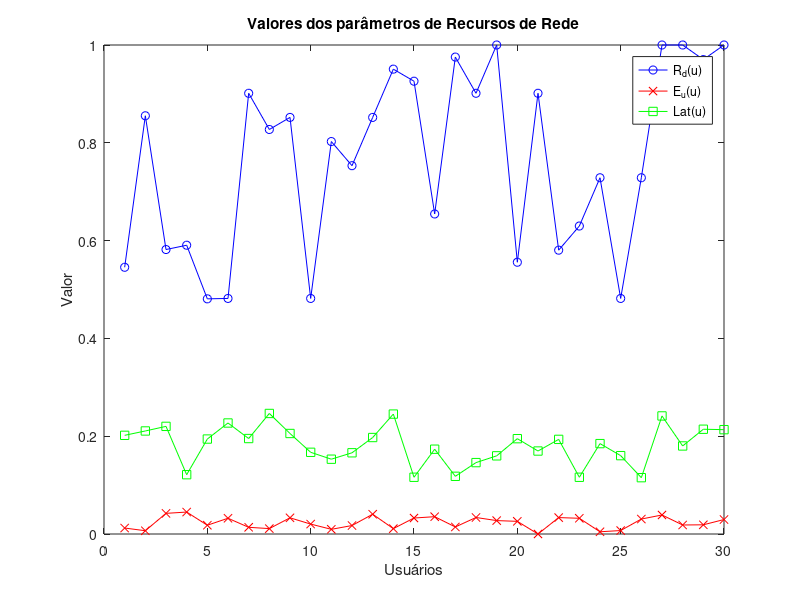

Here is the MATLAB script that generated this plot:
% Dados fornecidos
%Rd(i), Eu	(i), Lat(i)
% inputs: downlink, uplink, latencia, renderização
% output: qoe

dados = [
0.545455,	 0.012196,	 0.20180,	 0.007253;
0.855263,	 0.006703,	 0.21070,	 0.005425;
0.581726,	 0.042221,	 0.220120,	 0.011806;
0.590562,	 0.044881,	 0.121290,	 0.011632;
0.480899,	 0.017934,	 0.194180,	 0.010439;
0.481726,	 0.032209,	 0.227010,	 0.016164;
0.901281,	 0.013690,	 0.195220,	 0.007497;
0.827242,	 0.011033,	 0.246500,	 0.017973;
0.851922,	 0.033111,	 0.205560,	 0.012950;
0.481726,	 0.020300,	 0.167090,	 0.021721;
0.802562,	 0.009576,	 0.152980,	 0.033578;
0.753203,	 0.017311,	 0.166090,	 0.023380;
0.851922,	 0.040418,	 0.197300,	 0.026188;
0.950641,	 0.011005,	 0.245250,	 0.042412;
0.925961,	 0.032682,	 0.116040,	 0.021168;
0.654484,	 0.035410,	 0.173420,	 0.012688;
0.975320,	 0.014416,	 0.117980,	 0.041078;
0.901281,	 0.033760,	 0.146010,	 0.018375;
1.000000,	 0.027426,	 0.159840,	 0.021483;
0.555765,	 0.025862,	 0.194950,	 0.035633;
0.901281,	 0.000000,	 0.169700,	 0.009823;
0.580445,	 0.033587,	 0.193510,	 0.013731;
0.629804,	 0.032139,	 0.116030,	 0.021163;
0.728523,	 0.004559,	 0.184860,	 0.004914;
0.481726,	 0.007063,	 0.160260,	 0.042168;
0.728523,	 0.030585,	 0.115200,	 0.026688;
1.000000,	 0.038894,	 0.241440,	 0.028567;
1.000000,	 0.018423,	 0.180040,	 0.005994;
0.970166,	 0.018816,	 0.214250,	 0.042330;
1.000000,	 0.029594,	 0.213400,	 0.028356];

% Índices para o eixo X
i = 1:size(dados, 1);

% Separando os dados
Rd = dados(:,1);
Eu = dados(:,2);
Lat = dados(:,3);
cone = dados(:,4);

% Criando o gráfico
figure;
plot(i, Rd, '-o', 'Color', 'b',  'DisplayName', 'R_d(u)');
hold on;
plot(i, Eu, '-x', 'Color', 'r', 'DisplayName', 'E_u(u)');
plot(i, Lat, '-s', 'Color', 'g', 'DisplayName', 'Lat(u)');
% %plot(i, cone, '-d',  'DisplayName', 'cone(u)');


% Personalização do gráfico
xlabel('Usuários');
ylabel('Valor');
title('Valores dos parâmetros de Recursos de Rede');
legend('Location', 'best');
hold off;